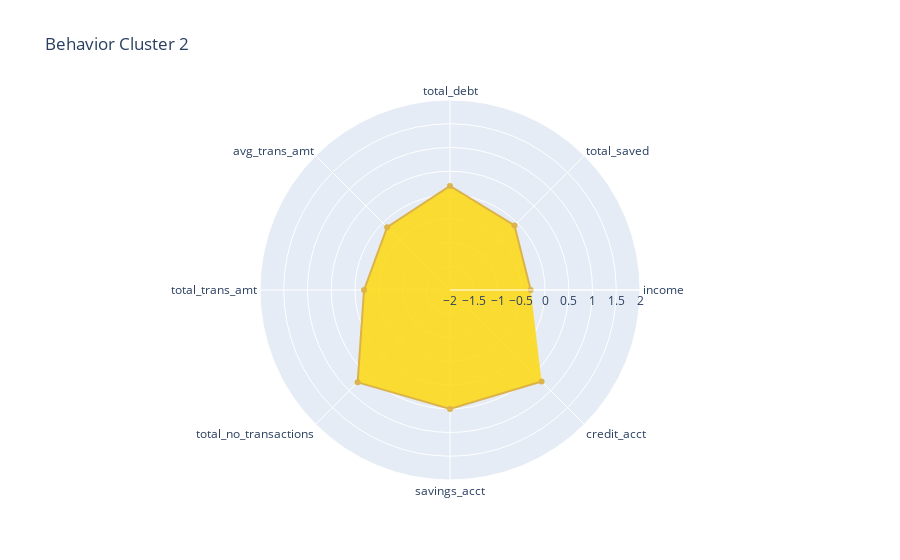

Notebook code for this chart:
### Code cell
fig = go.Figure()

fig.add_trace(go.Scatterpolar(r = bhv_scaled2.mean(), theta = bhv_scaled2.columns,fill='toself', fillcolor='gold', line_color='goldenrod', opacity=0.8))

fig.update_layout(title = 'Behavior Cluster 2',     
    polar=dict(
    radialaxis=dict(
    visible=True,
    range=[-2,2])))

fig.show()

### Figure 1 — Plotly figure (JSON) as saved in the notebook; plotly's stock layout.template omitted (floating-point values rounded to 4 significant figures)
{"data": [{"fill": "toself", "fillcolor": "gold", "line": {"color": "goldenrod"}, "opacity": 0.8, "r": [-0.3011, -0.0798, 0.1916, -0.1282, -0.1905, 0.7502, 0.5034, 0.726], "theta": ["income", "total_saved", "total_debt", "avg_trans_amt", "total_trans_amt", "total_no_transactions", "savings_acct", "credit_acct"], "type": "scatterpolar"}], "layout": {"polar": {"radialaxis": {"range": [-2, 2], "visible": true}}, "title": {"text": "Behavior Cluster 2"}}}
